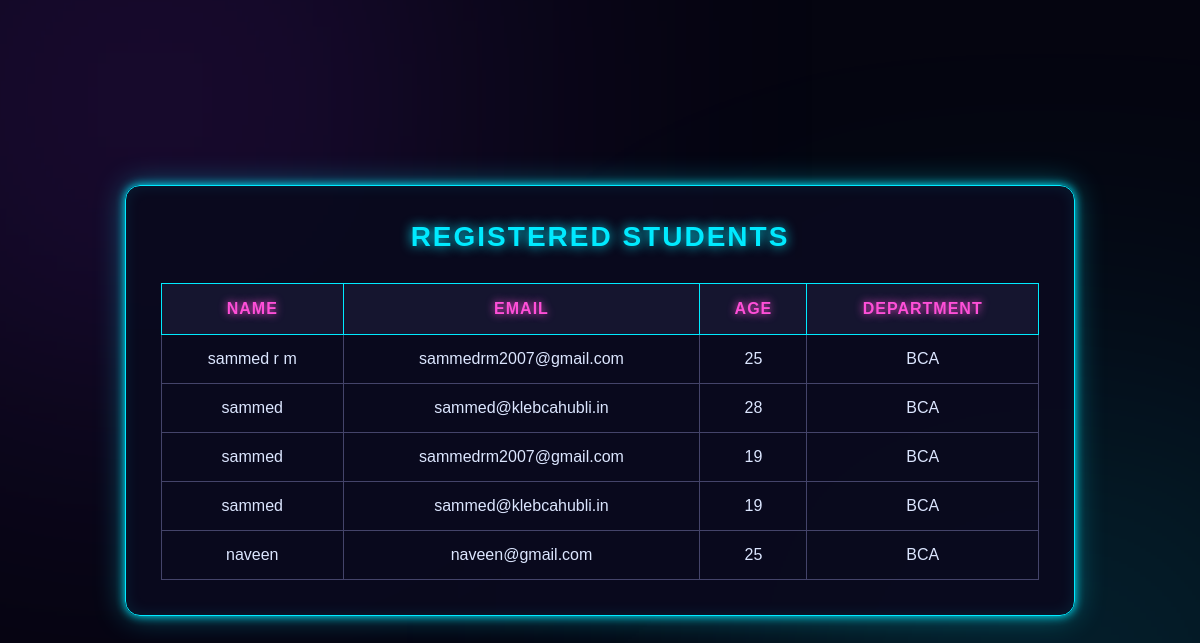
The page /student_list/ on the database its author committed.
### students/models.py (models this page shows, shortened)
class Student(models.Model):
    name = models.CharField(max_length=100)
    email = models.EmailField()
    age = models.IntegerField()
    department = models.CharField(max_length=100)

### students/views.py (the view)
# urls.py: path('student_list/', views.student_list, name='student_list'),
def student_list(request):
    students = Student.objects.all()
    return render(
        request,
        'students/student_list.html',
        {'students': students}
    )

### students/templates/students/student_list.html (shortened to what this page needs)
<!DOCTYPE html>
<html lang="en">
<head>
</head>
<body>
    <div class="container">
        <h2>REGISTERED STUDENTS</h2>
        <div class="table-wrapper">
            <table>
                <thead>
                    <tr>
                        <th>Name</th>
                        <th>Email</th>
                        <th>Age</th>
                        <th>Department</th>
                    </tr>
                </thead>
                <tbody>
                    {% for student in students %}
                    <tr>
                        <td>{{ student.name }}</td>
                        <td>{{ student.email }}</td>
                        <td>{{ student.age }}</td>
                        <td>{{ student.department }}</td>
                    </tr>
                    {% empty %}
                    <tr>
                        <td colspan="4" class="empty">
                            No Students Found
                        </td>
                    </tr>
                    {% endfor %}
                </tbody>
            </table>
        </div>
    </div>
</body>
</html>

### students/templates/students/student_list.html (style rules this page uses)
* { margin: 0; padding: 0; box-sizing: border-box; font-family: Arial, sans-serif; }
body { min-height: 100vh; display: flex; justify-content: center; align-items: center; padding: 30px 15px; background: #050510; color: white; overflow-x: hidden; }
body::before { content: ""; position: fixed; width: 500px; height: 500px; background: #8a2be2; filter: blur(180px); opacity: 0.25; top: -150px; left: -100px; animation: glowMove 8s infinite alternate; }
body::after { content: ""; position: fixed; width: 500px; height: 500px; background: #00eaff; filter: blur(180px); opacity: 0.2; bottom: -150px; right: -100px; animation: glowMove 8s infinite alternate-reverse; }
.container { position: relative; z-index: 2; width: 950px; max-width: 100%; padding: 35px; background: rgba(10, 10, 30, 0.95); border: 1px solid #00eaff; border-radius: 15px; box-shadow: 0 0 10px #00eaff, 0 0 30px rgba(0,234,255,0.4), inset 0 0 15px rgba(0,234,255,0.1); animation: appear 1s ease; }
h2 { text-align: center; color: #00eaff; font-size: 28px; margin-bottom: 30px; text-shadow: 0 0 12px #00eaff; letter-spacing: 2px; }
.table-wrapper { width: 100%; overflow-x: auto; }
table { width: 100%; border-collapse: collapse; border: 1px solid #00eaff; }
th { padding: 16px; color: #ff4fd8; background: #15152f; border: 1px solid #00eaff; text-transform: uppercase; letter-spacing: 1px; text-shadow: 0 0 8px #ff4fd8; }
td { padding: 15px; text-align: center; color: #dce6ff; border: 1px solid #44446a; }
tr { transition: 0.3s; }

### rows shown on the page
Student: name "sammed r m", email "sammedrm2007@gmail.com", age "25", department "BCA"
Student: name "sammed", email "sammed@klebcahubli.in", age "28", department "BCA"
Student: name "sammed", email "sammedrm2007@gmail.com", age "19", department "BCA"
Student: name "sammed", email "sammed@klebcahubli.in", age "19", department "BCA"
Student: name "naveen", email "naveen@gmail.com", age "25", department "BCA"
